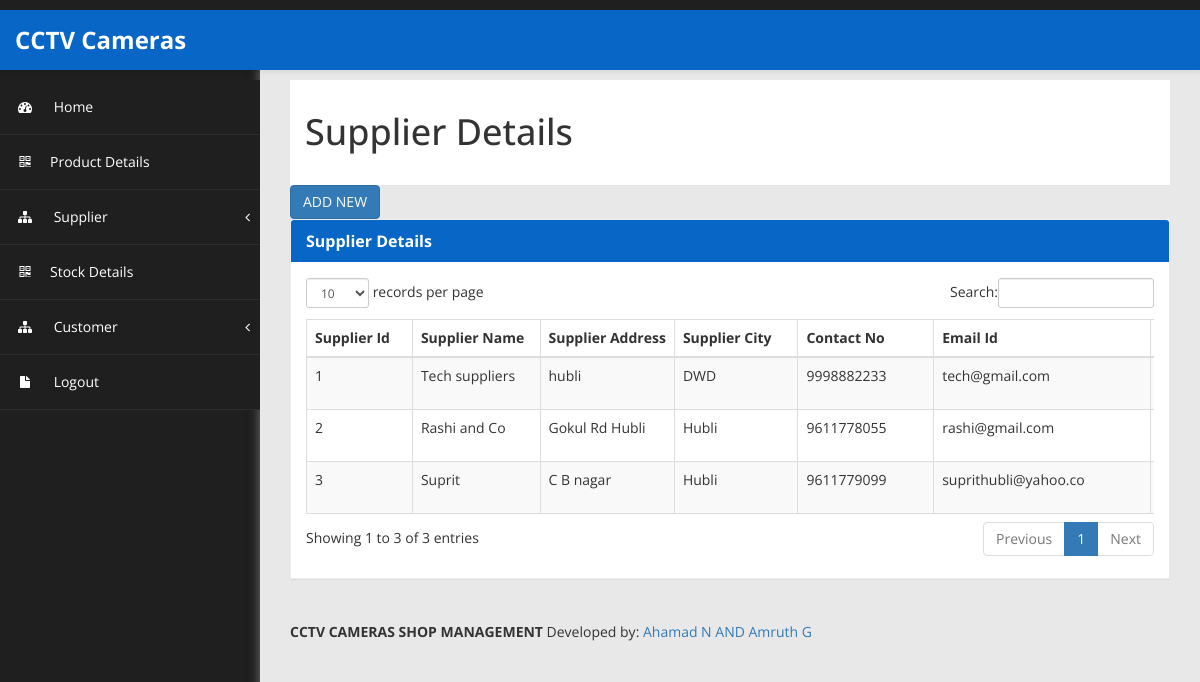
/admin/supplier_view.php (signed in), run on the app's committed database.
### tables this page shows
CREATE TABLE `supplier_details` (
  `supplier_id` int(10) NOT NULL,
  `supplier_name` varchar(20) NOT NULL,
  `supplier_address` varchar(40) NOT NULL,
  `supplier_city` varchar(10) NOT NULL,
  `contact_no` varchar(10) NOT NULL,
  `email_id` varchar(20) NOT NULL,
  `sup_bal` float NOT NULL
);

### admin/supplier_view.php (the view, shortened to what this page needs)
<!DOCTYPE html>
<html xmlns="http://www.w3.org/1999/xhtml">
<head>
<?php include('metadata.php');?>
<?php include('header.php');?>
<?php include('sidebar.php');?>
</head>
<body>
        <div id="page-wrapper" >
            <div id="page-inner">
			 <div class="row">
                    <div class="col-md-12">
                        <h1 class="page-header">
                           Supplier Details
                       </h1>
                    </div>
                </div>
               <a href="supplier_details.php" class="btn btn-primary">ADD NEW</a>
            <div class="row">
                <div class="col-md-12">
                    <div class="panel panel-default">
                        <div class="panel-heading">
                           Supplier Details
                       </div>
                        <div class="panel-body">
                            <div class="table-responsive">
                                <table width="1141" height="103" class="table table-striped table-bordered table-hover" id="dataTables-example">
                                    <thead>
      <th width="80">Supplier Id </th>
        <th width="156">Supplier Name </th>
        <th width="189">Supplier Address </th>
        <th width="149">Supplier City </th>
        <th width="100">Contact No </th>
        <th width="123">Email Id </th>
        <th width="123">Balance </th>
	  </thead>
  <tbody>
  <?php
  $sn=1;
	include('db_connection.php');
	$sql="select * from supplier_details";
	$res=$conn->query($sql);
	while($row=mysqli_fetch_array($res))
	{
	?>
    <tr>
	<td><?php echo $sn++;?></td>
	<td><?php echo $row['supplier_name'];?></td>
	<td><?php echo $row['supplier_address'];?></td>
	<td><?php echo $row['supplier_city'];?></td>
	<td><?php echo $row['contact_no'];?></td>
	<td><?php echo $row['email_id'];?></td>
    <td><?php echo $row['sup_bal'];?></td>
  </tr>
  <?php
  }
  ?>
   </tbody>
                              </table>
                            </div>
                        </div>
                    </div>
                <?php include('footer.php');?>
			    </div>
            </div>
</body>
</html>

### admin/assets/css/custom-styles.css (style rules this page uses)
body { font-family: 'Open Sans', sans-serif; background: #1F1F1F; }
#page-wrapper { padding: 15px 15px; min-height: 600px; background: #E8E8E8; }
#page-inner { width:100%; margin:10px 20px 10px 0px; background-color:transparent; padding: 15px 30px; min-height:1200px; }
h1, .h1, h2, .h2, h3, .h3 { margin-top: 7px; margin-bottom: -5px; }
.panel { border-radius:0px; }
#page-wrapper { position: relative; top: 55px; box-shadow: 0 0 10px #757575; -moz-box-shadow: 0 0 10px #757575; -webkit-box-shadow: 0 0 10px #757575; }
.page-header { padding-bottom: 9px; margin: 0; border-bottom: 1px solid transparent; text-align: left;background-color: #fff;padding: 32px 22px 32px 15px; }
.panel-default { border-color: #ECECEC; }
.panel-default > .panel-heading { color: #FFF; border-color: #FFF; font-weight:bold; background: #0866C6; font-size: 16px; text-shadow: none; }
.panel-heading { border-bottom: 1px solid transparent; border-top-left-radius: 3px; border-top-right-radius: 3px; }
@media (min-width:768px) { #page-wrapper { margin: 0 0 0 260px; padding: 0; min-height: 1200px; } }

### data on the page
supplier_details: supplier_name "Tech suppliers", supplier_address "hubli", supplier_city "DWD", contact_no "9998882233", email "tech@gmail.com"
supplier_details: supplier_name "Rashi and Co", supplier_address "Gokul Rd Hubli", supplier_city "Hubli", contact_no "9611778055", email "rashi@gmail.com"
supplier_details: supplier_name "Suprit", supplier_address "C B nagar", supplier_city "Hubli", contact_no "9611779099", email "suprithubli@yahoo.co"
